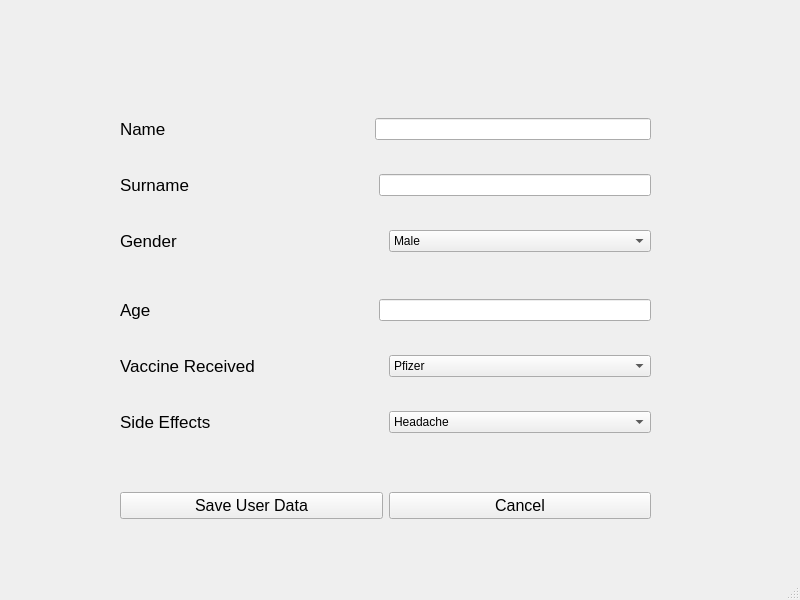
<?xml version="1.0" encoding="UTF-8"?>
<ui version="4.0">
 <class>userinfo</class>
 <widget class="QMainWindow" name="userinfo">
  <property name="geometry">
   <rect>
    <x>0</x>
    <y>0</y>
    <width>800</width>
    <height>600</height>
   </rect>
  </property>
  <property name="windowTitle">
   <string>MainWindow</string>
  </property>
  <widget class="QWidget" name="centralwidget">
   <widget class="QWidget" name="layoutWidget">
    <property name="geometry">
     <rect>
      <x>120</x>
      <y>90</y>
      <width>531</width>
      <height>371</height>
     </rect>
    </property>
    <layout class="QVBoxLayout" name="verticalLayout">
     <item>
      <layout class="QHBoxLayout" name="horizontalLayout">
       <item>
        <widget class="QLabel" name="label">
         <property name="font">
          <font>
           <pointsize>13</pointsize>
           <underline>false</underline>
          </font>
         </property>
         <property name="text">
          <string>Name                                           </string>
         </property>
        </widget>
       </item>
       <item>
        <widget class="QLineEdit" name="lineEdit_name"/>
       </item>
      </layout>
     </item>
     <item>
      <layout class="QHBoxLayout" name="horizontalLayout_2">
       <item>
        <widget class="QLabel" name="label_2">
         <property name="font">
          <font>
           <pointsize>13</pointsize>
          </font>
         </property>
         <property name="text">
          <string>Surname                                       </string>
         </property>
        </widget>
       </item>
       <item>
        <widget class="QLineEdit" name="lineEdit_surname"/>
       </item>
      </layout>
     </item>
     <item>
      <layout class="QHBoxLayout" name="horizontalLayout_3">
       <property name="bottomMargin">
        <number>13</number>
       </property>
       <item>
        <widget class="QLabel" name="label_3">
         <property name="font">
          <font>
           <pointsize>13</pointsize>
          </font>
         </property>
         <property name="text">
          <string>Gender                        </string>
         </property>
        </widget>
       </item>
       <item>
        <widget class="QComboBox" name="comboBox_sex">
         <item>
          <property name="text">
           <string>Male</string>
          </property>
         </item>
         <item>
          <property name="text">
           <string>Female</string>
          </property>
         </item>
        </widget>
       </item>
      </layout>
     </item>
     <item>
      <layout class="QHBoxLayout" name="horizontalLayout_4">
       <item>
        <widget class="QLabel" name="label_4">
         <property name="font">
          <font>
           <pointsize>13</pointsize>
          </font>
         </property>
         <property name="text">
          <string>Age                                               </string>
         </property>
        </widget>
       </item>
       <item>
        <widget class="QLineEdit" name="lineEdit_dob"/>
       </item>
      </layout>
     </item>
     <item>
      <layout class="QHBoxLayout" name="horizontalLayout_5">
       <item>
        <widget class="QLabel" name="label_5">
         <property name="font">
          <font>
           <pointsize>13</pointsize>
          </font>
         </property>
         <property name="text">
          <string>Vaccine Received    </string>
         </property>
        </widget>
       </item>
       <item>
        <widget class="QComboBox" name="comboBox_vaccine">
         <item>
          <property name="text">
           <string>Pfizer</string>
          </property>
         </item>
         <item>
          <property name="text">
           <string>Moderma</string>
          </property>
         </item>
         <item>
          <property name="text">
           <string>J&amp;J</string>
          </property>
         </item>
        </widget>
       </item>
      </layout>
     </item>
     <item>
      <layout class="QHBoxLayout" name="horizontalLayout_6">
       <item>
        <widget class="QLabel" name="label_6">
         <property name="font">
          <font>
           <pointsize>13</pointsize>
          </font>
         </property>
         <property name="text">
          <string>Side Effects            </string>
         </property>
        </widget>
       </item>
       <item>
        <widget class="QComboBox" name="comboBox_effect">
         <item>
          <property name="text">
           <string>Headache</string>
          </property>
         </item>
         <item>
          <property name="text">
           <string>Sore Throat</string>
          </property>
         </item>
         <item>
          <property name="text">
           <string>Pain</string>
          </property>
         </item>
         <item>
          <property name="text">
           <string>Fever</string>
          </property>
         </item>
         <item>
          <property name="text">
           <string>Chills</string>
          </property>
         </item>
         <item>
          <property name="text">
           <string>Nausea</string>
          </property>
         </item>
         <item>
          <property name="text">
           <string>Tiredness</string>
          </property>
         </item>
        </widget>
       </item>
      </layout>
     </item>
    </layout>
   </widget>
   <widget class="QWidget" name="layoutWidget">
    <property name="geometry">
     <rect>
      <x>120</x>
      <y>490</y>
      <width>531</width>
      <height>32</height>
     </rect>
    </property>
    <layout class="QHBoxLayout" name="horizontalLayout_7">
     <item>
      <widget class="QPushButton" name="pushButton_saveUserData">
       <property name="font">
        <font>
         <pointsize>12</pointsize>
        </font>
       </property>
       <property name="text">
        <string>Save User Data</string>
       </property>
      </widget>
     </item>
     <item>
      <widget class="QPushButton" name="pushButton_cancel">
       <property name="font">
        <font>
         <pointsize>12</pointsize>
        </font>
       </property>
       <property name="text">
        <string>Cancel</string>
       </property>
      </widget>
     </item>
    </layout>
   </widget>
  </widget>
  <widget class="QMenuBar" name="menubar">
   <property name="geometry">
    <rect>
     <x>0</x>
     <y>0</y>
     <width>800</width>
     <height>22</height>
    </rect>
   </property>
  </widget>
  <widget class="QStatusBar" name="statusbar"/>
 </widget>
 <resources/>
 <connections/>
</ui>
